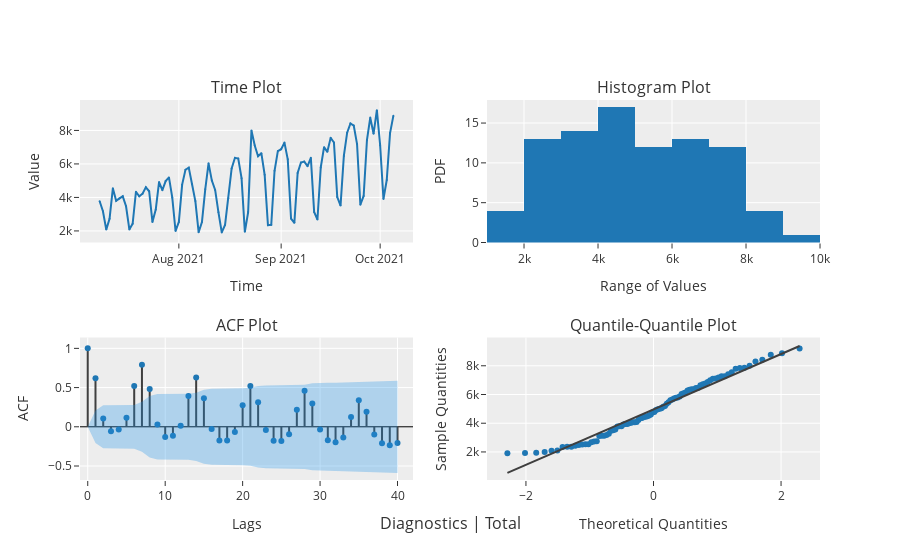

The cell this chart's notebook holds for it:
### Code cell
# Diagnostics plot
plot_model(plot = 'diagnostics')

### Figure 1 — Plotly figure (JSON) as saved in the notebook; plotly's stock layout.template omitted (floating-point values rounded to 4 significant figures)
{"data": [{"marker": {"color": "#1f77b4"}, "mode": "markers", "name": "Total", "showlegend": false, "type": "scatter", "x": [-2.291, -2.015, -1.839, -1.707, -1.599, -1.507, -1.426, -1.354, -1.288, -1.227, -1.171, -1.118, -1.068, -1.02, -0.9748, -0.9314, -0.8897, -0.8495, -0.8106, -0.7729, -0.7363, -0.7007, -0.6659, -0.6319, -0.5986, -0.5659, -0.5339, -0.5024, -0.4714, -0.4408, -0.4107, -0.3809, -0.3514, -0.3223, -0.2934, -0.2647, -0.2363, -0.2081, -0.18, -0.1521, -0.1243, -0.09656, -0.06892, -0.04133, -0.01377, 0.01377, 0.04133, 0.06892, 0.09656, 0.1243, 0.1521, 0.18, 0.2081, 0.2363, 0.2647, 0.2934, 0.3223, 0.3514, 0.3809, 0.4107, 0.4408, 0.4714, 0.5024, 0.5339, 0.5659, 0.5986, 0.6319, 0.6659, 0.7007, 0.7363, 0.7729, 0.8106, 0.8495, 0.8897, 0.9314, 0.9748, 1.02, 1.068, 1.118, 1.171, 1.227, 1.288, 1.354, 1.426, 1.507, 1.599, 1.707, 1.839, 2.015, 2.291], "xaxis": "x4", "y": [1914, 1920, 1947, 1996, 2079, 2093, 2341, 2359, 2367, 2426, 2483, 2526, 2532, 2538, 2681, 2725, 2741, 3112, 3128, 3132, 3172, 3276, 3474, 3514, 3567, 3773, 3782, 3795, 3903, 3941, 3948, 4001, 4026, 4064, 4064, 4088, 4224, 4339, 4369, 4430, 4450, 4481, 4542, 4603, 4764, 4789, 4917, 4977, 5006, 5038, 5151, 5193, 5355, 5456, 5592, 5651, 5727, 5777, 5788, 5865, 6034, 6082, 6139, 6279, 6323, 6362, 6365, 6457, 6476, 6643, 6721, 6770, 6877, 7001, 7104, 7115, 7189, 7272, 7278, 7418, 7556, 7798, 7843, 7863, 7999, 8290, 8418, 8765, 8872, 9212], "yaxis": "y4"}, {"line": {"color": "#3f3f3f"}, "mode": "lines", "name": "Total", "showlegend": false, "type": "scatter", "x": [-2.291, -2.015, -1.839, -1.707, -1.599, -1.507, -1.426, -1.354, -1.288, -1.227, -1.171, -1.118, -1.068, -1.02, -0.9748, -0.9314, -0.8897, -0.8495, -0.8106, -0.7729, -0.7363, -0.7007, -0.6659, -0.6319, -0.5986, -0.5659, -0.5339, -0.5024, -0.4714, -0.4408, -0.4107, -0.3809, -0.3514, -0.3223, -0.2934, -0.2647, -0.2363, -0.2081, -0.18, -0.1521, -0.1243, -0.09656, -0.06892, -0.04133, -0.01377, 0.01377, 0.04133, 0.06892, 0.09656, 0.1243, 0.1521, 0.18, 0.2081, 0.2363, 0.2647, 0.2934, 0.3223, 0.3514, 0.3809, 0.4107, 0.4408, 0.4714, 0.5024, 0.5339, 0.5659, 0.5986, 0.6319, 0.6659, 0.7007, 0.7363, 0.7729, 0.8106, 0.8495, 0.8897, 0.9314, 0.9748, 1.02, 1.068, 1.118, 1.171, 1.227, 1.288, 1.354, 1.426, 1.507, 1.599, 1.707, 1.839, 2.015, 2.291], "xaxis": "x4", "y": [543.4, 1076.0, 1415.0, 1670.0, 1878.0, 2055.0, 2211.0, 2350.0, 2477.0, 2594.0, 2703.0, 2805.0, 2902.0, 2993.0, 3081.0, 3164.0, 3245.0, 3322.0, 3397.0, 3470.0, 3541.0, 3609.0, 3676.0, 3742.0, 3806.0, 3869.0, 3931.0, 3992.0, 4051.0, 4110.0, 4169.0, 4226.0, 4283.0, 4339.0, 4395.0, 4450.0, 4505.0, 4559.0, 4613.0, 4667.0, 4721.0, 4774.0, 4827.0, 4881.0, 4934.0, 4987.0, 5040.0, 5093.0, 5147.0, 5200.0, 5254.0, 5307.0, 5362.0, 5416.0, 5471.0, 5526.0, 5582.0, 5638.0, 5695.0, 5752.0, 5810.0, 5869.0, 5929.0, 5990.0, 6052.0, 6115.0, 6179.0, 6244.0, 6311.0, 6380.0, 6451.0, 6523.0, 6598.0, 6676.0, 6756.0, 6840.0, 6927.0, 7019.0, 7115.0, 7218.0, 7326.0, 7444.0, 7571.0, 7710.0, 7866.0, 8043.0, 8251.0, 8506.0, 8845.0, 9377.0], "yaxis": "y4"}, {"alignmentgroup": "True", "bingroup": "x", "hovertemplate": "variable=Total<br>value=%{x}<br>count=%{y}<extra></extra>", "legendgroup": "Total", "marker": {"color": "#1f77b4", "pattern": {"shape": ""}}, "name": "Total", "offsetgroup": "Total", "orientation": "v", "showlegend": false, "type": "histogram", "x": [3773, 3172, 2079, 2725, 4542, 3795, 3941, 4064, 3474, 2093, 2426, 4339, 4064, 4224, 4603, 4369, 2532, 3276, 4917, 4430, 4977, 5193, 4001, 1996, 2538, 4764, 5651, 5777, 4789, 3782, 1920, 2526, 4481, 6034, 5006, 4450, 3112, 1914, 2359, 3948, 5727, 6365, 6323, 5151, 1947, 3128, 7999, 7104, 6457, 6643, 5355, 2341, 2367, 5592, 6770, 6877, 7272, 6279, 2741, 2483, 5456, 6082, 6139, 5865, 6362, 3132, 2681, 5788, 7001, 6721, 7556, 7278, 4026, 3514, 6476, 7863, 8418, 8290, 7189, 3567, 4088, 7418, 8765, 7798, 9212, 7115, 3903, 5038, 7843, 8872], "xaxis": "x2", "yaxis": "y2"}, {"line": {"color": "#3f3f3f"}, "mode": "lines", "name": "ACF", "showlegend": false, "type": "scatter", "x": [0, 0], "xaxis": "x3", "y": [0, 1], "yaxis": "y3"}, {"line": {"color": "#3f3f3f"}, "mode": "lines", "name": "ACF", "showlegend": false, "type": "scatter", "x": [1, 1], "xaxis": "x3", "y": [0, 0.6201], "yaxis": "y3"}, {"line": {"color": "#3f3f3f"}, "mode": "lines", "name": "ACF", "showlegend": false, "type": "scatter", "x": [2, 2], "xaxis": "x3", "y": [0, 0.1046], "yaxis": "y3"}, {"line": {"color": "#3f3f3f"}, "mode": "lines", "name": "ACF", "showlegend": false, "type": "scatter", "x": [3, 3], "xaxis": "x3", "y": [0, -0.05788], "yaxis": "y3"}, {"line": {"color": "#3f3f3f"}, "mode": "lines", "name": "ACF", "showlegend": false, "type": "scatter", "x": [4, 4], "xaxis": "x3", "y": [0, -0.03426], "yaxis": "y3"}, {"line": {"color": "#3f3f3f"}, "mode": "lines", "name": "ACF", "showlegend": false, "type": "scatter", "x": [5, 5], "xaxis": "x3", "y": [0, 0.1147], "yaxis": "y3"}, {"line": {"color": "#3f3f3f"}, "mode": "lines", "name": "ACF", "showlegend": false, "type": "scatter", "x": [6, 6], "xaxis": "x3", "y": [0, 0.5195], "yaxis": "y3"}, {"line": {"color": "#3f3f3f"}, "mode": "lines", "name": "ACF", "showlegend": false, "type": "scatter", "x": [7, 7], "xaxis": "x3", "y": [0, 0.7896], "yaxis": "y3"}, {"line": {"color": "#3f3f3f"}, "mode": "lines", "name": "ACF", "showlegend": false, "type": "scatter", "x": [8, 8], "xaxis": "x3", "y": [0, 0.4813], "yaxis": "y3"}, {"line": {"color": "#3f3f3f"}, "mode": "lines", "name": "ACF", "showlegend": false, "type": "scatter", "x": [9, 9], "xaxis": "x3", "y": [0, 0.02791], "yaxis": "y3"}, {"line": {"color": "#3f3f3f"}, "mode": "lines", "name": "ACF", "showlegend": false, "type": "scatter", "x": [10, 10], "xaxis": "x3", "y": [0, -0.1309], "yaxis": "y3"}, {"line": {"color": "#3f3f3f"}, "mode": "lines", "name": "ACF", "showlegend": false, "type": "scatter", "x": [11, 11], "xaxis": "x3", "y": [0, -0.1155], "yaxis": "y3"}, {"line": {"color": "#3f3f3f"}, "mode": "lines", "name": "ACF", "showlegend": false, "type": "scatter", "x": [12, 12], "xaxis": "x3", "y": [0, 0.0145], "yaxis": "y3"}, {"line": {"color": "#3f3f3f"}, "mode": "lines", "name": "ACF", "showlegend": false, "type": "scatter", "x": [13, 13], "xaxis": "x3", "y": [0, 0.3914], "yaxis": "y3"}, {"line": {"color": "#3f3f3f"}, "mode": "lines", "name": "ACF", "showlegend": false, "type": "scatter", "x": [14, 14], "xaxis": "x3", "y": [0, 0.6288], "yaxis": "y3"}, {"line": {"color": "#3f3f3f"}, "mode": "lines", "name": "ACF", "showlegend": false, "type": "scatter", "x": [15, 15], "xaxis": "x3", "y": [0, 0.363], "yaxis": "y3"}, {"line": {"color": "#3f3f3f"}, "mode": "lines", "name": "ACF", "showlegend": false, "type": "scatter", "x": [16, 16], "xaxis": "x3", "y": [0, -0.027], "yaxis": "y3"}, {"line": {"color": "#3f3f3f"}, "mode": "lines", "name": "ACF", "showlegend": false, "type": "scatter", "x": [17, 17], "xaxis": "x3", "y": [0, -0.1742], "yaxis": "y3"}, {"line": {"color": "#3f3f3f"}, "mode": "lines", "name": "ACF", "showlegend": false, "type": "scatter", "x": [18, 18], "xaxis": "x3", "y": [0, -0.1743], "yaxis": "y3"}, {"line": {"color": "#3f3f3f"}, "mode": "lines", "name": "ACF", "showlegend": false, "type": "scatter", "x": [19, 19], "xaxis": "x3", "y": [0, -0.06729], "yaxis": "y3"}, {"line": {"color": "#3f3f3f"}, "mode": "lines", "name": "ACF", "showlegend": false, "type": "scatter", "x": [20, 20], "xaxis": "x3", "y": [0, 0.2742], "yaxis": "y3"}, {"line": {"color": "#3f3f3f"}, "mode": "lines", "name": "ACF", "showlegend": false, "type": "scatter", "x": [21, 21], "xaxis": "x3", "y": [0, 0.5196], "yaxis": "y3"}, {"line": {"color": "#3f3f3f"}, "mode": "lines", "name": "ACF", "showlegend": false, "type": "scatter", "x": [22, 22], "xaxis": "x3", "y": [0, 0.3144], "yaxis": "y3"}, {"line": {"color": "#3f3f3f"}, "mode": "lines", "name": "ACF", "showlegend": false, "type": "scatter", "x": [23, 23], "xaxis": "x3", "y": [0, -0.04235], "yaxis": "y3"}, {"line": {"color": "#3f3f3f"}, "mode": "lines", "name": "ACF", "showlegend": false, "type": "scatter", "x": [24, 24], "xaxis": "x3", "y": [0, -0.1769], "yaxis": "y3"}, {"line": {"color": "#3f3f3f"}, "mode": "lines", "name": "ACF", "showlegend": false, "type": "scatter", "x": [25, 25], "xaxis": "x3", "y": [0, -0.1805], "yaxis": "y3"}, {"line": {"color": "#3f3f3f"}, "mode": "lines", "name": "ACF", "showlegend": false, "type": "scatter", "x": [26, 26], "xaxis": "x3", "y": [0, -0.09659], "yaxis": "y3"}, {"line": {"color": "#3f3f3f"}, "mode": "lines", "name": "ACF", "showlegend": false, "type": "scatter", "x": [27, 27], "xaxis": "x3", "y": [0, 0.2175], "yaxis": "y3"}, {"line": {"color": "#3f3f3f"}, "mode": "lines", "name": "ACF", "showlegend": false, "type": "scatter", "x": [28, 28], "xaxis": "x3", "y": [0, 0.4603], "yaxis": "y3"}, {"line": {"color": "#3f3f3f"}, "mode": "lines", "name": "ACF", "showlegend": false, "type": "scatter", "x": [29, 29], "xaxis": "x3", "y": [0, 0.2955], "yaxis": "y3"}, {"line": {"color": "#3f3f3f"}, "mode": "lines", "name": "ACF", "showlegend": false, "type": "scatter", "x": [30, 30], "xaxis": "x3", "y": [0, -0.03312], "yaxis": "y3"}, {"line": {"color": "#3f3f3f"}, "mode": "lines", "name": "ACF", "showlegend": false, "type": "scatter", "x": [31, 31], "xaxis": "x3", "y": [0, -0.1708], "yaxis": "y3"}, {"line": {"color": "#3f3f3f"}, "mode": "lines", "name": "ACF", "showlegend": false, "type": "scatter", "x": [32, 32], "xaxis": "x3", "y": [0, -0.1957], "yaxis": "y3"}, {"line": {"color": "#3f3f3f"}, "mode": "lines", "name": "ACF", "showlegend": false, "type": "scatter", "x": [33, 33], "xaxis": "x3", "y": [0, -0.138], "yaxis": "y3"}, {"line": {"color": "#3f3f3f"}, "mode": "lines", "name": "ACF", "showlegend": false, "type": "scatter", "x": [34, 34], "xaxis": "x3", "y": [0, 0.124], "yaxis": "y3"}, {"line": {"color": "#3f3f3f"}, "mode": "lines", "name": "ACF", "showlegend": false, "type": "scatter", "x": [35, 35], "xaxis": "x3", "y": [0, 0.3399], "yaxis": "y3"}, {"line": {"color": "#3f3f3f"}, "mode": "lines", "name": "ACF", "showlegend": false, "type": "scatter", "x": [36, 36], "xaxis": "x3", "y": [0, 0.1902], "yaxis": "y3"}, {"line": {"color": "#3f3f3f"}, "mode": "lines", "name": "ACF", "showlegend": false, "type": "scatter", "x": [37, 37], "xaxis": "x3", "y": [0, -0.09781], "yaxis": "y3"}, {"line": {"color": "#3f3f3f"}, "mode": "lines", "name": "ACF", "showlegend": false, "type": "scatter", "x": [38, 38], "xaxis": "x3", "y": [0, -0.2095], "yaxis": "y3"}, {"line": {"color": "#3f3f3f"}, "mode": "lines", "name": "ACF", "showlegend": false, "type": "scatter", "x": [39, 39], "xaxis": "x3", "y": [0, -0.236], "yaxis": "y3"}, {"line": {"color": "#3f3f3f"}, "mode": "lines", "name": "ACF", "showlegend": false, "type": "scatter", "x": [40, 40], "xaxis": "x3", "y": [0, -0.2075], "yaxis": "y3"}, {"marker": {"color": "#1f77b4", "size": 6}, "mode": "markers", "showlegend": false, "type": "scatter", "x": [0, 1, 2, 3, 4, 5, 6, 7, 8, 9, 10, 11, 12, 13, 14, 15, 16, 17, 18, 19, 20, 21, 22, 23, 24, 25, 26, 27, 28, 29, 30, 31, 32, 33, 34, 35, 36, 37, 38, 39, 40], "xaxis": "x3", "y": [1, 0.6201, 0.1046, -0.05788, -0.03426, 0.1147, 0.5195, 0.7896, 0.4813, 0.02791, -0.1309, -0.1155, 0.0145, 0.3914, 0.6288, 0.363, -0.027, -0.1742, -0.1743, -0.06729, 0.2742, 0.5196, 0.3144, -0.04235, -0.1769, -0.1805, -0.09659, 0.2175, 0.4603, 0.2955, -0.03312, -0.1708, -0.1957, -0.138, 0.124, 0.3399, 0.1902, -0.09781, -0.2095, -0.236, -0.2075], "yaxis": "y3"}, {"line": {"color": "rgba(255,255,255,0)"}, "mode": "lines", "name": "UC", "showlegend": false, "type": "scatter", "x": [0, 1, 2, 3, 4, 5, 6, 7, 8, 9, 10, 11, 12, 13, 14, 15, 16, 17, 18, 19, 20, 21, 22, 23, 24, 25, 26, 27, 28, 29, 30, 31, 32, 33, 34, 35, 36, 37, 38, 39, 40], "xaxis": "x3", "y": [0, 0.2066, 0.2748, 0.2765, 0.277, 0.2772, 0.2792, 0.3178, 0.3927, 0.4171, 0.4172, 0.4189, 0.4203, 0.4203, 0.4356, 0.4728, 0.4845, 0.4846, 0.4872, 0.4899, 0.4903, 0.4968, 0.5195, 0.5275, 0.5277, 0.5302, 0.5328, 0.5336, 0.5373, 0.5539, 0.5606, 0.5607, 0.5629, 0.5658, 0.5672, 0.5684, 0.577, 0.5797, 0.5804, 0.5836, 0.5876], "yaxis": "y3"}, {"fill": "tonexty", "fillcolor": "rgba(32, 146, 230,0.3)", "line": {"color": "rgba(255,255,255,0)"}, "mode": "lines", "name": "LC", "showlegend": false, "type": "scatter", "x": [0, 1, 2, 3, 4, 5, 6, 7, 8, 9, 10, 11, 12, 13, 14, 15, 16, 17, 18, 19, 20, 21, 22, 23, 24, 25, 26, 27, 28, 29, 30, 31, 32, 33, 34, 35, 36, 37, 38, 39, 40], "xaxis": "x3", "y": [0, -0.2066, -0.2748, -0.2765, -0.277, -0.2772, -0.2792, -0.3178, -0.3927, -0.4171, -0.4172, -0.4189, -0.4203, -0.4203, -0.4356, -0.4728, -0.4845, -0.4846, -0.4872, -0.4899, -0.4903, -0.4968, -0.5195, -0.5275, -0.5277, -0.5302, -0.5328, -0.5336, -0.5373, -0.5539, -0.5606, -0.5607, -0.5629, -0.5658, -0.5672, -0.5684, -0.577, -0.5797, -0.5804, -0.5836, -0.5876], "yaxis": "y3"}, {"marker": {"color": "#1f77b4", "size": 2}, "mode": "lines+markers", "name": "Time Plot", "type": "scatter", "x": ["2021-07-08T00:00:00", "2021-07-09T00:00:00", "2021-07-10T00:00:00", "2021-07-11T00:00:00", "2021-07-12T00:00:00", "2021-07-13T00:00:00", "2021-07-14T00:00:00", "2021-07-15T00:00:00", "2021-07-16T00:00:00", "2021-07-17T00:00:00", "2021-07-18T00:00:00", "2021-07-19T00:00:00", "2021-07-20T00:00:00", "2021-07-21T00:00:00", "2021-07-22T00:00:00", "2021-07-23T00:00:00", "2021-07-24T00:00:00", "2021-07-25T00:00:00", "2021-07-26T00:00:00", "2021-07-27T00:00:00", "2021-07-28T00:00:00", "2021-07-29T00:00:00", "2021-07-30T00:00:00", "2021-07-31T00:00:00", "2021-08-01T00:00:00", "2021-08-02T00:00:00", "2021-08-03T00:00:00", "2021-08-04T00:00:00", "2021-08-05T00:00:00", "2021-08-06T00:00:00", "2021-08-07T00:00:00", "2021-08-08T00:00:00", "2021-08-09T00:00:00", "2021-08-10T00:00:00", "2021-08-11T00:00:00", "2021-08-12T00:00:00", "2021-08-13T00:00:00", "2021-08-14T00:00:00", "2021-08-15T00:00:00", "2021-08-16T00:00:00", "2021-08-17T00:00:00", "2021-08-18T00:00:00", "2021-08-19T00:00:00", "2021-08-20T00:00:00", "2021-08-21T00:00:00", "2021-08-22T00:00:00", "2021-08-23T00:00:00", "2021-08-24T00:00:00", "2021-08-25T00:00:00", "2021-08-26T00:00:00", "2021-08-27T00:00:00", "2021-08-28T00:00:00", "2021-08-29T00:00:00", "2021-08-30T00:00:00", "2021-08-31T00:00:00", "2021-09-01T00:00:00", "2021-09-02T00:00:00", "2021-09-03T00:00:00", "2021-09-04T00:00:00", "2021-09-05T00:00:00", "2021-09-06T00:00:00", "2021-09-07T00:00:00", "2021-09-08T00:00:00", "2021-09-09T00:00:00", "2021-09-10T00:00:00", "2021-09-11T00:00:00", "2021-09-12T00:00:00", "2021-09-13T00:00:00", "2021-09-14T00:00:00", "2021-09-15T00:00:00", "2021-09-16T00:00:00", "2021-09-17T00:00:00", "2021-09-18T00:00:00", "2021-09-19T00:00:00", "2021-09-20T00:00:00", "2021-09-21T00:00:00", "2021-09-22T00:00:00", "2021-09-23T00:00:00", "2021-09-24T00:00:00", "2021-09-25T00:00:00", "2021-09-26T00:00:00", "2021-09-27T00:00:00", "2021-09-28T00:00:00", "2021-09-29T00:00:00", "2021-09-30T00:00:00", "2021-10-01T00:00:00", "2021-10-02T00:00:00", "2021-10-03T00:00:00", "2021-10-04T00:00:00", "2021-10-05T00:00:00"], "xaxis": "x", "y": [3773, 3172, 2079, 2725, 4542, 3795, 3941, 4064, 3474, 2093, 2426, 4339, 4064, 4224, 4603, 4369, 2532, 3276, 4917, 4430, 4977, 5193, 4001, 1996, 2538, 4764, 5651, 5777, 4789, 3782, 1920, 2526, 4481, 6034, 5006, 4450, 3112, 1914, 2359, 3948, 5727, 6365, 6323, 5151, 1947, 3128, 7999, 7104, 6457, 6643, 5355, 2341, 2367, 5592, 6770, 6877, 7272, 6279, 2741, 2483, 5456, 6082, 6139, 5865, 6362, 3132, 2681, 5788, 7001, 6721, 7556, 7278, 4026, 3514, 6476, 7863, 8418, 8290, 7189, 3567, 4088, 7418, 8765, 7798, 9212, 7115, 3903, 5038, 7843, 8872], "yaxis": "y"}], "layout": {"annotations": [{"font": {"size": 16}, "showarrow": false, "text": "Time Plot", "x": 0.225, "xanchor": "center", "xref": "paper", "y": 1, "yanchor": "bottom", "yref": "paper"}, {"font": {"size": 16}, "showarrow": false, "text": "Histogram Plot", "x": 0.775, "xanchor": "center", "xref": "paper", "y": 1, "yanchor": "bottom", "yref": "paper"}, {"font": {"size": 16}, "showarrow": false, "text": "ACF Plot", "x": 0.225, "xanchor": "center", "xref": "paper", "y": 0.375, "yanchor": "bottom", "yref": "paper"}, {"font": {"size": 16}, "showarrow": false, "text": "Quantile-Quantile Plot", "x": 0.775, "xanchor": "center", "xref": "paper", "y": 0.375, "yanchor": "bottom", "yref": "paper"}, {"font": {"size": 16}, "showarrow": false, "text": "Diagnostics | Total", "x": 0.5, "xanchor": "center", "xref": "paper", "y": 0, "yanchor": "top", "yref": "paper", "yshift": -30}], "showlegend": false, "xaxis": {"anchor": "y", "domain": [0, 0.45], "title": {"text": "Time"}}, "xaxis2": {"anchor": "y2", "domain": [0.55, 1], "title": {"text": "Range of Values"}}, "xaxis3": {"anchor": "y3", "domain": [0, 0.45], "range": [-1, 42], "title": {"text": "Lags"}}, "xaxis4": {"anchor": "y4", "domain": [0.55, 1], "title": {"text": "Theoretical Quantities"}}, "yaxis": {"anchor": "x", "domain": [0.625, 1], "title": {"text": "Value"}}, "yaxis2": {"anchor": "x2", "domain": [0.625, 1], "title": {"text": "PDF"}}, "yaxis3": {"anchor": "x3", "domain": [0, 0.375], "title": {"text": "ACF"}, "zerolinecolor": "#000000"}, "yaxis4": {"anchor": "x4", "domain": [0, 0.375], "title": {"text": "Sample Quantities"}}}}
